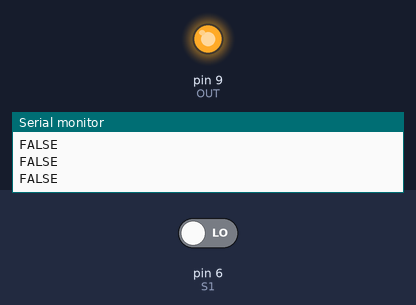
A sketch run on a simulated Arduino Uno, built with avr-gcc and run on an emulated ATmega328P. On the bench: output pins drawn as LEDs (lit = HIGH), the last lines printed to the serial monitor. Inputs (shaded band) come from the test bench; at power-on: pin 6 (S1) LOW.

Above: at 1.2 s.
1.3 s: pin 6 (S1) driven HIGH
At 2.1 s:
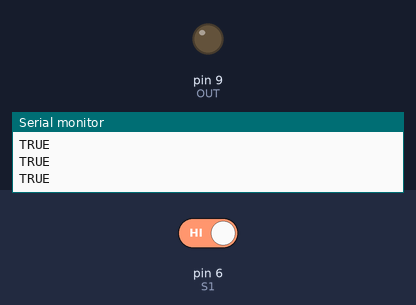
2.8 s: pin 6 (S1) driven LOW
At 3.5 s:
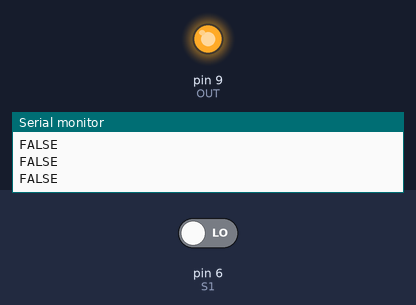
Timing chart, 0 to 5.8 s (numbered marks = the images above; inputs shaded):
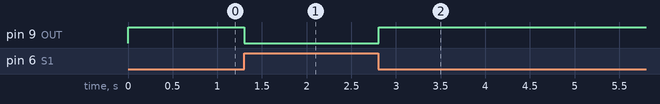

The sketch:

NOT_gate.ino
```cpp
#define S1 6
#define OUT 9

void setup() {
  // put your setup code here, to run once:

  pinMode(S1,INPUT);
  pinMode(OUT,OUTPUT);
  Serial.begin(9600);
}

void loop() {
  // put your main code here, to run repeatedly:


  if(digitalRead(S1) == HIGH) {
    digitalWrite(OUT, LOW);
    Serial.println("TRUE");
  }
  else{
    digitalWrite(OUT,HIGH);
    Serial.println("FALSE");
  }
}
```

Measured:
- after the input at 1.3 s, pin 9 (OUT): HIGH → LOW at once
- after the input at 2.8 s, pin 9 (OUT): LOW → HIGH at once
